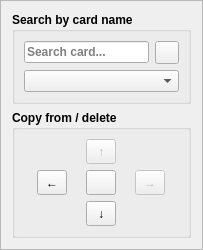
     <widget class="QFrame" name="frame_2">
      <property name="sizePolicy">
       <sizepolicy hsizetype="Preferred" vsizetype="Preferred">
        <horstretch>1</horstretch>
        <verstretch>1</verstretch>
       </sizepolicy>
      </property>
      <property name="frameShape">
       <enum>QFrame::StyledPanel</enum>
      </property>
      <property name="frameShadow">
       <enum>QFrame::Plain</enum>
      </property>
      <layout class="QVBoxLayout" name="verticalLayout_3">
       <item>
        <widget class="QGroupBox" name="SearchCardGroupBox_2">
         <property name="font">
          <font>
           <weight>75</weight>
           <bold>true</bold>
          </font>
         </property>
         <property name="title">
          <string>Search by card name</string>
         </property>
         <layout class="QGridLayout" name="gridLayout_14">
          <item row="0" column="0">
           <widget class="QLineEdit" name="SearchCardEdit_2">
            <property name="placeholderText">
             <string>Search card...</string>
            </property>
            <property name="clearButtonEnabled">
             <bool>true</bool>
            </property>
           </widget>
          </item>
          <item row="0" column="1">
           <widget class="QToolButton" name="RunSearchToolButton_2">
            <property name="text">
             <string/>
            </property>
           </widget>
          </item>
          <item row="2" column="0" colspan="2">
           <widget class="QComboBox" name="SearchCardCombo_2"/>
          </item>
         </layout>
        </widget>
       </item>
       <item>
        <widget class="QGroupBox" name="CopyFromGroupBox_2">
         <property name="font">
          <font>
           <weight>75</weight>
           <bold>true</bold>
          </font>
         </property>
         <property name="title">
          <string>Copy from / delete</string>
         </property>
         <layout class="QGridLayout" name="gridLayout_4">
          <item row="0" column="1">
           <widget class="QToolButton" name="CopyUpButton_2">
            <property name="enabled">
             <bool>false</bool>
            </property>
            <property name="minimumSize">
             <size>
              <width>30</width>
              <height>25</height>
             </size>
            </property>
            <property name="text">
             <string>↑</string>
            </property>
           </widget>
          </item>
          <item row="1" column="0">
           <widget class="QToolButton" name="CopyLeftButton_2">
            <property name="minimumSize">
             <size>
              <width>30</width>
              <height>25</height>
             </size>
            </property>
            <property name="text">
             <string>←</string>
            </property>
           </widget>
          </item>
          <item row="2" column="1">
           <widget class="QToolButton" name="CopyDownButton_2">
            <property name="minimumSize">
             <size>
              <width>30</width>
              <height>25</height>
             </size>
            </property>
            <property name="text">
             <string>↓</string>
            </property>
           </widget>
          </item>
          <item row="1" column="2">
           <widget class="QToolButton" name="CopyRightButton_2">
            <property name="enabled">
             <bool>false</bool>
            </property>
            <property name="minimumSize">
             <size>
              <width>30</width>
              <height>25</height>
             </size>
            </property>
            <property name="text">
             <string>→</string>
            </property>
           </widget>
          </item>
          <item row="1" column="1">
           <widget class="QToolButton" name="DeleteButton_2">
            <property name="minimumSize">
             <size>
              <width>30</width>
              <height>25</height>
             </size>
            </property>
            <property name="text">
             <string/>
            </property>
           </widget>
          </item>
         </layout>
        </widget>
       </item>
      </layout>
     </widget>
